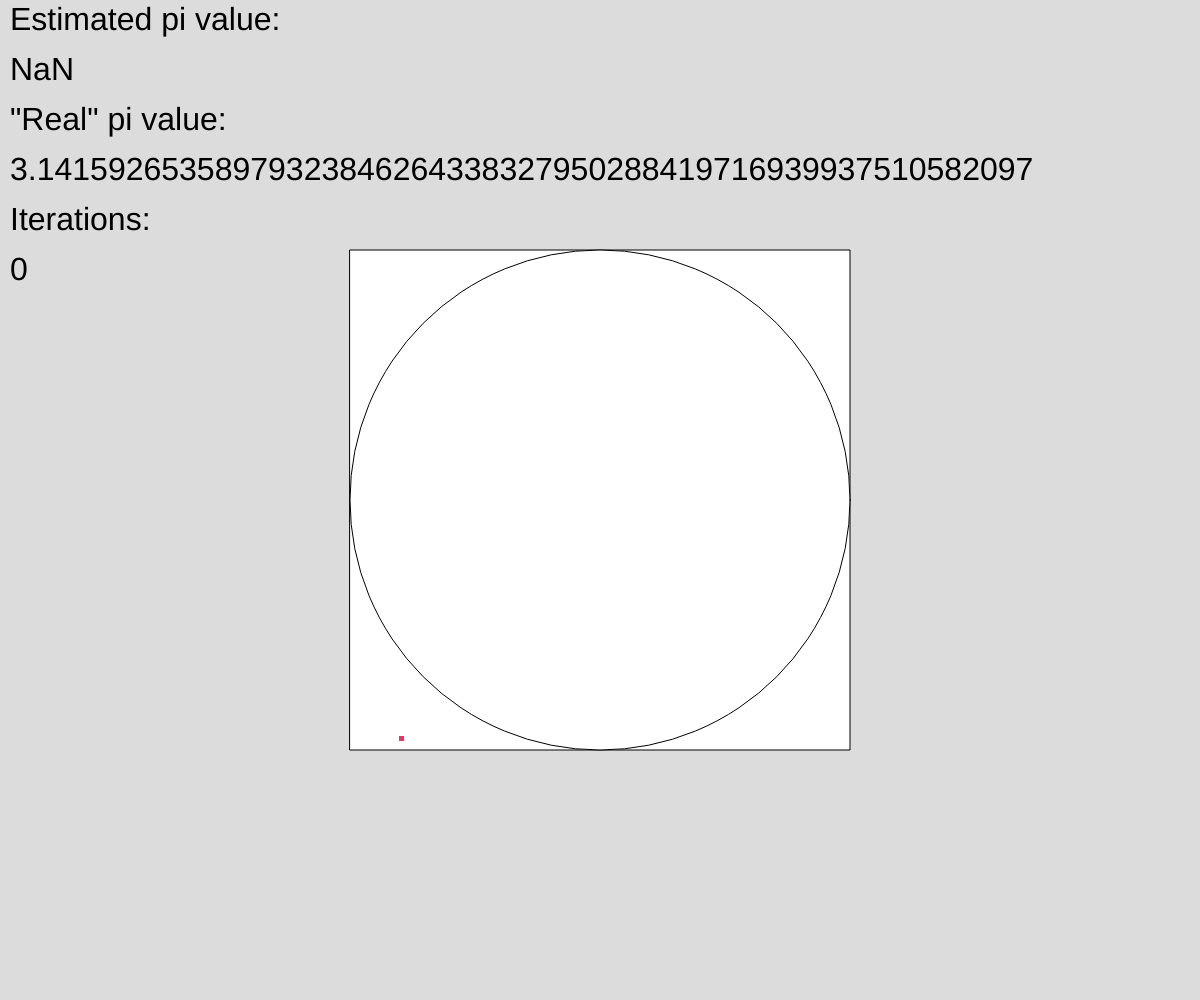
Frame 1 (no input)
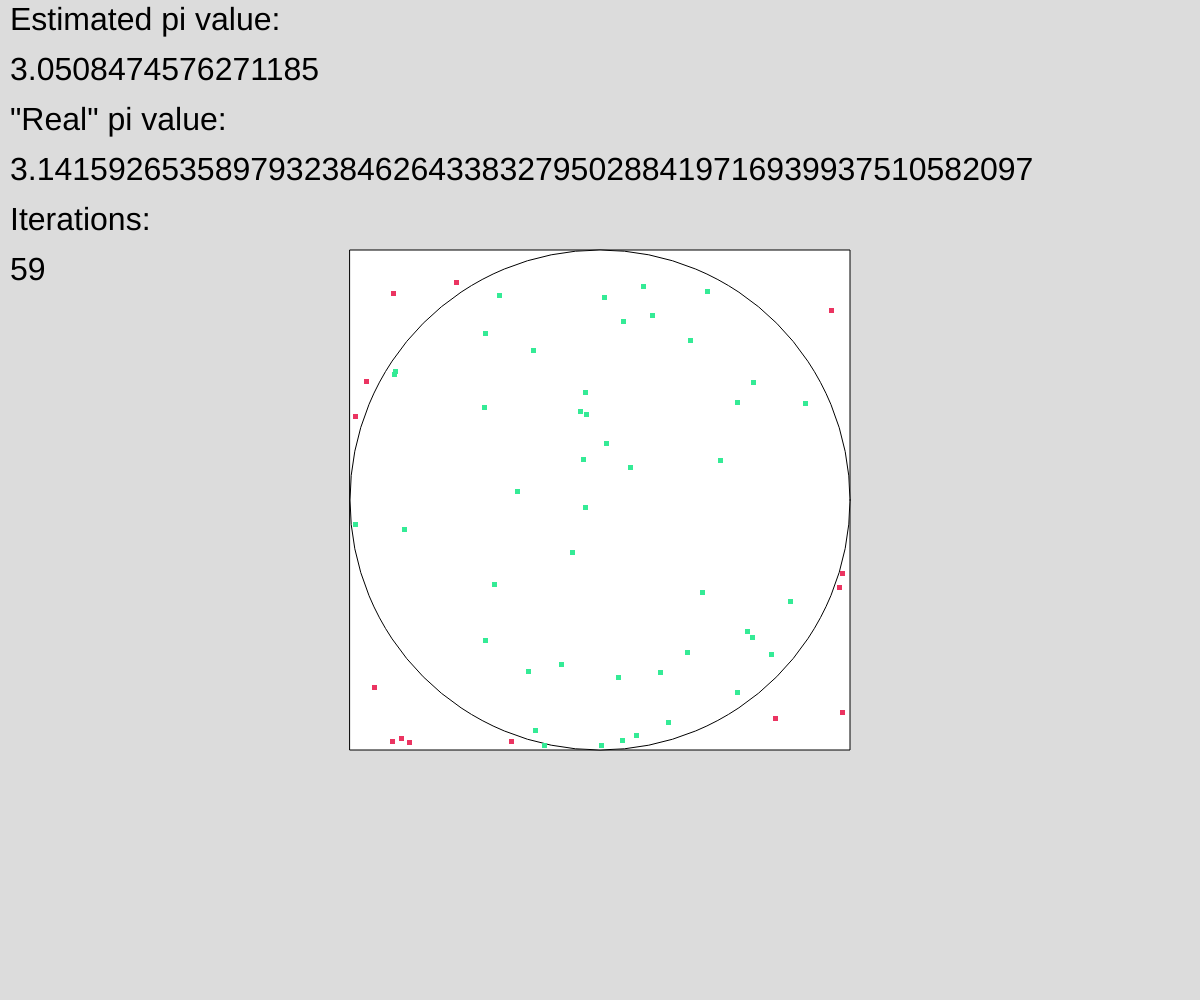
Frame 60 (no input)
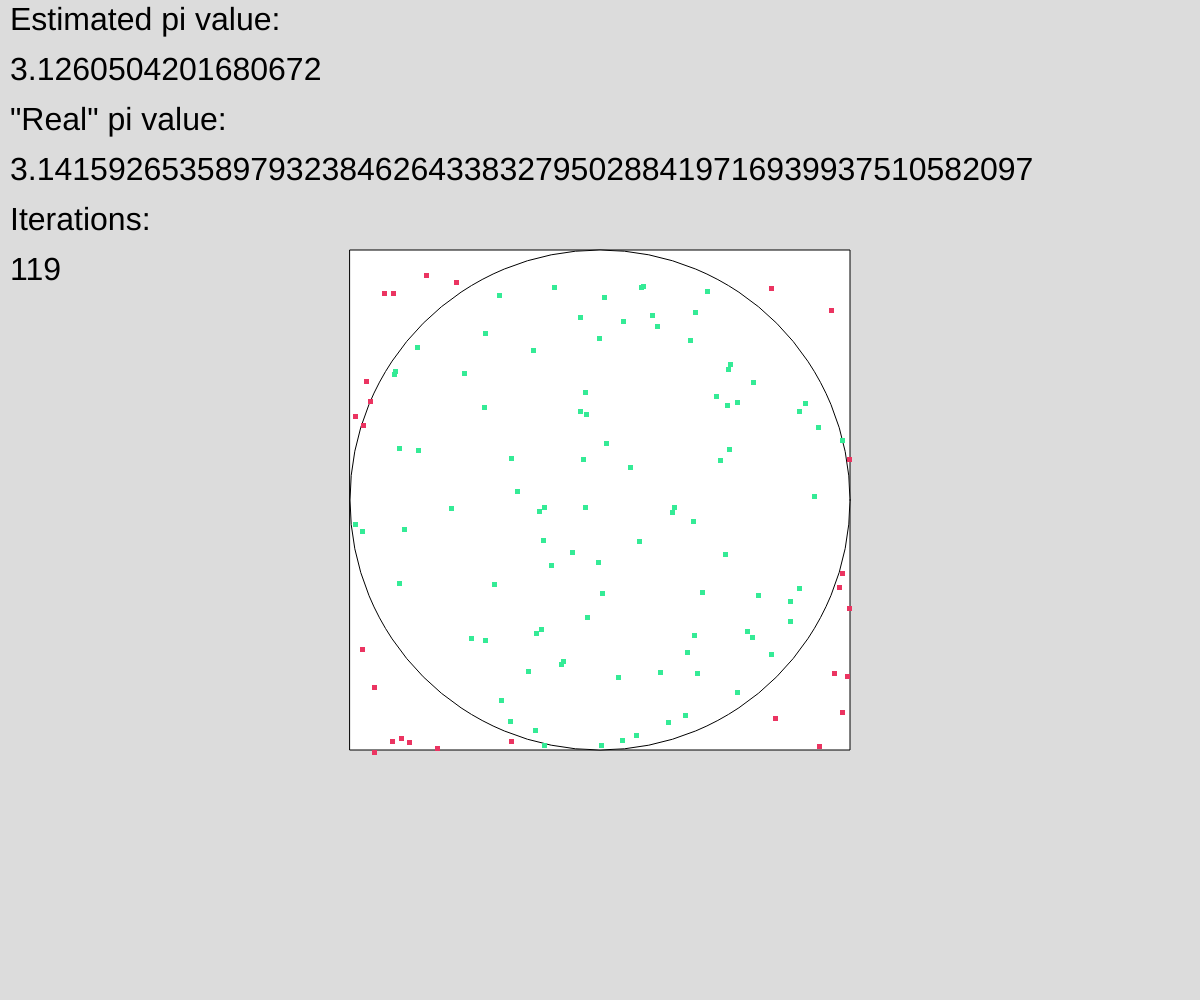
Frame 120 (the mouse pressed at the canvas centre since frame 60)

The p5.js sketch that drew these frames (run headless with seeded random() and noise() and a simulated clock; from frame 60 on, the mouse is pressed at the canvas centre):

// p5.js sketch
// ── sketch.js
const canvasHeight = window.innerHeight;
const canvasWidth = window.innerWidth;
const center = new Point(canvasWidth/2, canvasHeight/2);
const side = 500;
const radius= side/2;

const boundaries = new Boundaries(side, side, center);
const smartPoints = []
const piValues = []
const numberOfPoints = 40000;
console.log(boundaries)

function setup() {
  createCanvas(windowWidth, windowHeight);
}

function windowResized() {
  // resizeCanvas(windowWidth, windowHeight);
  // center = new Point(windowWidth/2, windowHeight/2);
  // console.log(center.x, center.y);
}

function draw() {
  background(220);
  setStyleForText();
  drawText();
  setStyleForBackgound();
  rect(center.x-side/2, center.y-side/2, side, side);
  ellipse(center.x, center.y, side, side);
  // var c = color(255, 204, 0);
  // fill(c);
  // noStroke();
  if(smartPoints.length < numberOfPoints) {
    getNextPoint();
  }
  // console.log(smartPoints);
  drawPoints(smartPoints);

}


function getNextPoint() {
  var dumbPoint = getRandomPoint(boundaries);
  var smartPoint = new SmartPoint(dumbPoint, center, radius);
  smartPoints.push(smartPoint);
}

function drawText() {
  textSize(32);
  text('Estimated pi value: ', 10, 30);
  text(calculatePi(smartPoints), 10, 80);
  text('"Real" pi value: ', 10, 130);
  text('3.14159265358979323846264338327950288419716939937510582097', 10, 180);
  text('Iterations: ', 10, 230);
  text(smartPoints.length, 10, 280);
}

function drawPoints(points) {
  // console.log(points.length)

  for (let i = 0; i < points.length; i++) {
    var point = points[i];
    if(point.isInside) {
      setStyleForInsidePoints();
    } else {
      setStyleForOutsidePoints();
    }
    rect(point.x, point.y, point.side, point.side);
  } 
}

function calculatePi(smartPoints) {
  var insideNumber = smartPoints.filter(point => typeof point.isInside !== "undefined" && point.isInside).length;
  var value = (insideNumber*4)/smartPoints.length;
  piValues.push(value);
  return value
}

function setStyleForBackgound() {
  var c = color(255, 255, 255);
  fill(c);
  stroke(0);
}

function setStyleForText() {
  var c = color(0, 0, 0);
  fill(c);
  noStroke();
}

function setStyleForOutsidePoints() {
  var c = color(235, 52, 97);
  fill(c);
  noStroke();
}

function setStyleForInsidePoints() {
  var c = color(52, 235, 150);
  fill(c);
  noStroke();
}
// ── boundaries.js
class Boundaries{
    constructor(x_size, y_size, center_point){    
        this.x_min = center_point.x + x_size/2;
        this.x_max = center_point.x - x_size/2;
        this.y_min = center_point.y - y_size/2;
        this.y_max = center_point.y + y_size/2;
    }
}
// ── point.js
class Point{
    constructor(x,y,side=5){
        this.x=x;
        this.y=y;
        this.side=side;
    }

    // draw(ctx){
    //     ctx.fillRect(
    //         this.x-this.side/2,
    //         this.y-this.side/2,
    //         this.side,
    //         this.side
    //     );
    //     this.context = ctx;
    // }
}
// ── random.js
// function getRandomPoint(x_max, x_min, y_max, y_min, n) {
//     var x = getRandomInt(x_min, x_max);
//     var y = getRandomInt(y_min, y_max);
//     return new Point(x, y);
// }

function getRandomPoint(boundaries) {
    var x = getRandomInt(boundaries.x_min, boundaries.x_max);
    var y = getRandomInt(boundaries.y_min, boundaries.y_max);
    return new Point(x, y);
}

function getNRandomPoints(boundaries, n) {
    var generatedPoints = [];
    for (i in [...Array(n).keys()]) {
        generatedPoints.push(getRandomPoint(boundaries));
    }
    return generatedPoints;
}

function getRandomInt(min, max) {
    min = Math.ceil(min);
    max = Math.floor(max);
    var randomFloat = Math.random();
    return Math.floor(randomFloat * (max - min + 1)) + min;
}
// ── smart_point.js
class SmartPoint{
    constructor(point, circleCenter, circleRadius){
        this.point=point;
        this.circleCenter=circleCenter;
        this.circleRadius=circleRadius;
    }

    get isInside() {
        var distanceFromCenterSquared = Math.pow((this.point.x - this.circleCenter.x),2) + Math.pow((this.point.y-this.circleCenter.y),2)
        return distanceFromCenterSquared < Math.pow(this.circleRadius,2)
    }

    get x() {
        return this.point.x;
    }

    get y() {
        return this.point.y;
    }

    get side() {
        return this.point.side;
    }
}
